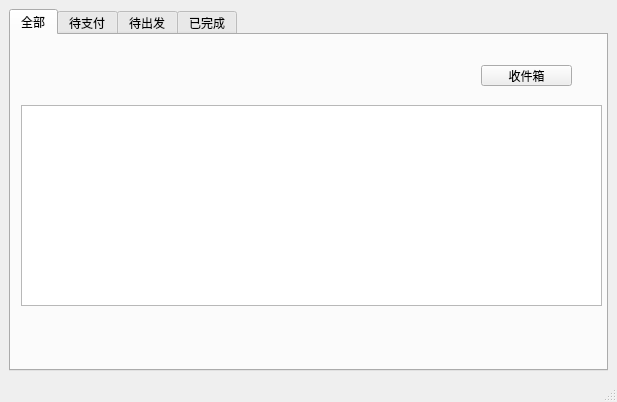
<?xml version="1.0" encoding="UTF-8"?>
<ui version="4.0">
 <class>MyOrders</class>
 <widget class="QMainWindow" name="MyOrders">
  <property name="geometry">
   <rect>
    <x>0</x>
    <y>0</y>
    <width>617</width>
    <height>402</height>
   </rect>
  </property>
  <property name="windowTitle">
   <string>MyOrders</string>
  </property>
  <widget class="QWidget" name="orderTabs">
   <layout class="QGridLayout" name="gridLayout">
    <item row="0" column="0">
     <widget class="QTabWidget" name="tabWidget">
      <property name="currentIndex">
       <number>0</number>
      </property>
      <widget class="QWidget" name="tab_all">
       <attribute name="title">
        <string>全部</string>
       </attribute>
       <widget class="QTableView" name="table_view_1">
        <property name="geometry">
         <rect>
          <x>10</x>
          <y>70</y>
          <width>581</width>
          <height>201</height>
         </rect>
        </property>
       </widget>
       <widget class="QPushButton" name="inboxButton">
        <property name="geometry">
         <rect>
          <x>470</x>
          <y>30</y>
          <width>91</width>
          <height>21</height>
         </rect>
        </property>
        <property name="text">
         <string>收件箱</string>
        </property>
       </widget>
      </widget>
      <widget class="QWidget" name="tab_pending">
       <attribute name="title">
        <string>待支付</string>
       </attribute>
       <widget class="QTableView" name="table_view_2">
        <property name="geometry">
         <rect>
          <x>10</x>
          <y>70</y>
          <width>581</width>
          <height>201</height>
         </rect>
        </property>
       </widget>
      </widget>
      <widget class="QWidget" name="tab_departure">
       <attribute name="title">
        <string>待出发</string>
       </attribute>
       <widget class="QTableView" name="table_view_3">
        <property name="geometry">
         <rect>
          <x>10</x>
          <y>70</y>
          <width>481</width>
          <height>201</height>
         </rect>
        </property>
       </widget>
       <widget class="QListView" name="listView_departure">
        <property name="geometry">
         <rect>
          <x>500</x>
          <y>70</y>
          <width>91</width>
          <height>201</height>
         </rect>
        </property>
       </widget>
       <widget class="QPushButton" name="btn_viewTicket">
        <property name="geometry">
         <rect>
          <x>500</x>
          <y>40</y>
          <width>91</width>
          <height>21</height>
         </rect>
        </property>
        <property name="text">
         <string>查看登机牌</string>
        </property>
       </widget>
       <widget class="QPushButton" name="cancelOrderButton">
        <property name="geometry">
         <rect>
          <x>500</x>
          <y>280</y>
          <width>91</width>
          <height>21</height>
         </rect>
        </property>
        <property name="text">
         <string>取消订单</string>
        </property>
       </widget>
      </widget>
      <widget class="QWidget" name="tab_completed">
       <attribute name="title">
        <string>已完成</string>
       </attribute>
       <widget class="QTableView" name="table_view_4">
        <property name="geometry">
         <rect>
          <x>10</x>
          <y>70</y>
          <width>481</width>
          <height>201</height>
         </rect>
        </property>
       </widget>
       <widget class="QListView" name="listView_completed">
        <property name="geometry">
         <rect>
          <x>500</x>
          <y>70</y>
          <width>91</width>
          <height>201</height>
         </rect>
        </property>
       </widget>
       <widget class="QPushButton" name="btn_rate">
        <property name="geometry">
         <rect>
          <x>500</x>
          <y>40</y>
          <width>91</width>
          <height>21</height>
         </rect>
        </property>
        <property name="text">
         <string>评价</string>
        </property>
       </widget>
      </widget>
     </widget>
    </item>
   </layout>
  </widget>
  <widget class="QMenuBar" name="menubar">
   <property name="geometry">
    <rect>
     <x>0</x>
     <y>0</y>
     <width>617</width>
     <height>26</height>
    </rect>
   </property>
  </widget>
  <widget class="QStatusBar" name="statusbar"/>
 </widget>
 <resources/>
 <connections/>
</ui>
